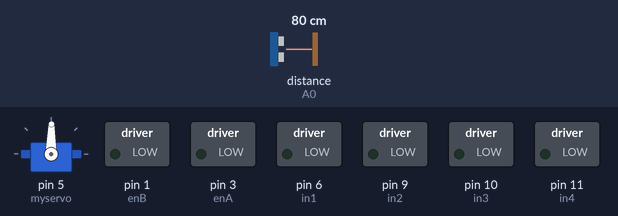
This sketch was run on a simulated Arduino Uno, built with avr-gcc and run on an emulated ATmega328P. On the bench: servo, switched loads named in the sketch (green lamp = pin HIGH). Wiring (inferred from the names in the program): ultrasonic range finder: trigger A1; echo A0. Inputs (shaded band) come from the test bench; at power-on: distance to the obstacle (sensor on A0) 80 cm. The echo pulse lasts 58.3 µs per cm; pins used as bus, display or sensor lines are not drawn.

Above: at 0.15 s.
At 0.75 s:
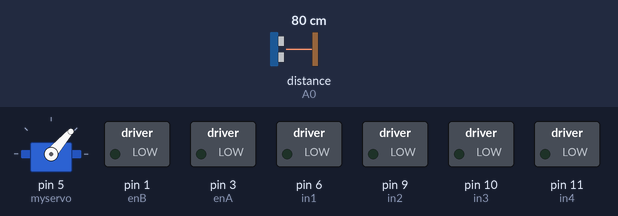
At 1.5 s:
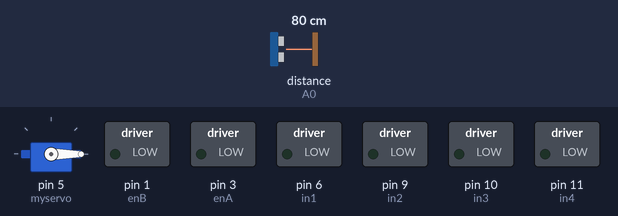
Timing chart, 0 to 3.0 s (numbered marks = the images above):
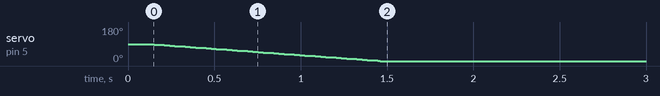

Measured:
- by itself, servo on pin 5 (myservo): moves from 90° to 0° over 1.3 s

The sketch:

obstacle_avoidance.ino
```cpp
//Servo
#include <Servo.h>

//Ultrasonic
const int TRIGGER_PIN = A1;
const int ECHO_PIN = A0;
const int inter_time = 100;
int pos = 90;    // variable to store the servo position
//Motor A
int enA = 3;
int in1 = 6;
int in2 = 9;
// Motor B connections
int enB = 1;
int in3 = 10;
int in4 = 11;

Servo myservo;

// This function lets you control spinning direction of motors
void directionControl() {
  // Set motors to maximum speed
  // For PWM maximum possible values are 0 to 255
  analogWrite(enA, 210);
  analogWrite(enB, 255);

  // Turn on motor A
  digitalWrite(in1, HIGH);
  digitalWrite(in2, LOW);
  // Turn on motor B
  digitalWrite(in3, LOW);
  digitalWrite(in4, HIGH);
  delay(2000);
}

// This function lets you control speed of the motors
void speedControl() {
  // Turn on motors
  digitalWrite(in1, LOW);
  digitalWrite(in2, HIGH);
  digitalWrite(in3, LOW);
  digitalWrite(in4, HIGH);

  // Accelerate from zero to maximum speed
  for (int i = 0; i < 256; i++) {
    analogWrite(enA, i);
    analogWrite(enB, i);
    delay(20);
  }

  // Decelerate from maximum speed to zero
  for (int i = 255; i >= 0; --i) {
    analogWrite(enA, i);
    analogWrite(enB, i);
    delay(20);
  }

  // Now turn off motors
  digitalWrite(in1, LOW);
  digitalWrite(in2, LOW);
  digitalWrite(in3, LOW);
  digitalWrite(in4, LOW);
}


void setup() {
  myservo.attach(5);  // attaches the servo on pin 9 to the servo object

  // Set all the motor control pins to outputs
  pinMode(enA, OUTPUT);
  pinMode(enB, OUTPUT);
  pinMode(in1, OUTPUT);
  pinMode(in2, OUTPUT);
  pinMode(in3, OUTPUT);
  pinMode(in4, OUTPUT);

  // Turn off motors - Initial state
  digitalWrite(in1, LOW);
  digitalWrite(in2, LOW);
  digitalWrite(in3, LOW);
  digitalWrite(in4, LOW);

  pinMode (TRIGGER_PIN, OUTPUT);
  pinMode (ECHO_PIN, INPUT);

}

void loop() {
  unsigned long duration;
  float distance;
  digitalWrite(TRIGGER_PIN, HIGH);
  delayMicroseconds(100.0);
  digitalWrite(TRIGGER_PIN, LOW);
  duration = pulseIn (ECHO_PIN, HIGH);
  distance = (duration / 2.0) / 29.0;

  delay(inter_time);
  for (pos = 90; pos <= 90; pos -= 1) { // goes from 0 degrees to 180 degrees
    // in steps of 1 degree
    myservo.write(pos);              // tell servo to go to position in variable 'pos'
    delay(15);                       // waits 15ms for the servo to reach the position
  }

  directionControl();

}
```
